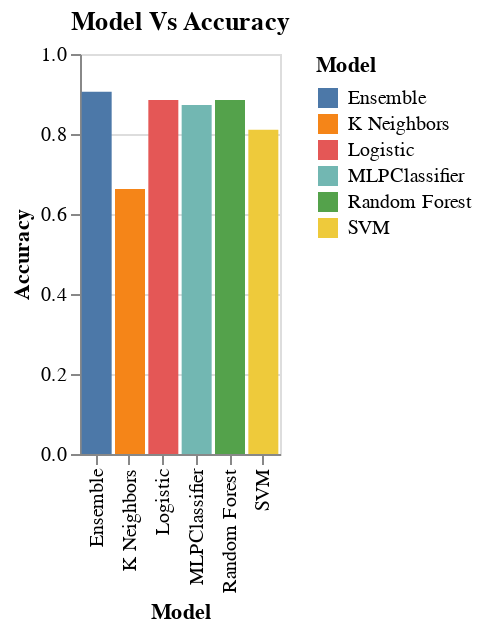

The notebook cell saved with this chart:
### Code cell
alt.Chart(modelsScores).mark_bar().encode(
    x="Model",
    y="Accuracy",
    color= "Model",
    tooltip = ["Model","Accuracy"]
).properties(
    title="Model Vs Accuracy", 
    width= 100,
    height= 200
)

### Figure 1 — Vega-Lite specification as saved in the notebook (floating-point values rounded to 4 significant figures)
{"config": {"view": {"continuousWidth": 400, "continuousHeight": 300}}, "data": {"name": "data-988f64fae2101c7ca02bc443605177fa"}, "mark": "bar", "encoding": {"color": {"field": "Model", "type": "nominal"}, "tooltip": [{"field": "Model", "type": "nominal"}, {"field": "Accuracy", "type": "quantitative"}], "x": {"field": "Model", "type": "nominal"}, "y": {"field": "Accuracy", "type": "quantitative"}}, "height": 200, "title": "Model Vs Accuracy", "width": 100, "$schema": "https://vega.github.io/schema/vega-lite/v4.17.0.json", "datasets": {"data-988f64fae2101c7ca02bc443605177fa": [{"Model": "Ensemble", "Accuracy": 0.9053}, {"Model": "Random Forest", "Accuracy": 0.8848}, {"Model": "Logistic", "Accuracy": 0.8848}, {"Model": "MLPClassifier", "Accuracy": 0.8724}, {"Model": "SVM", "Accuracy": 0.8107}, {"Model": "K Neighbors", "Accuracy": 0.6626}]}}
